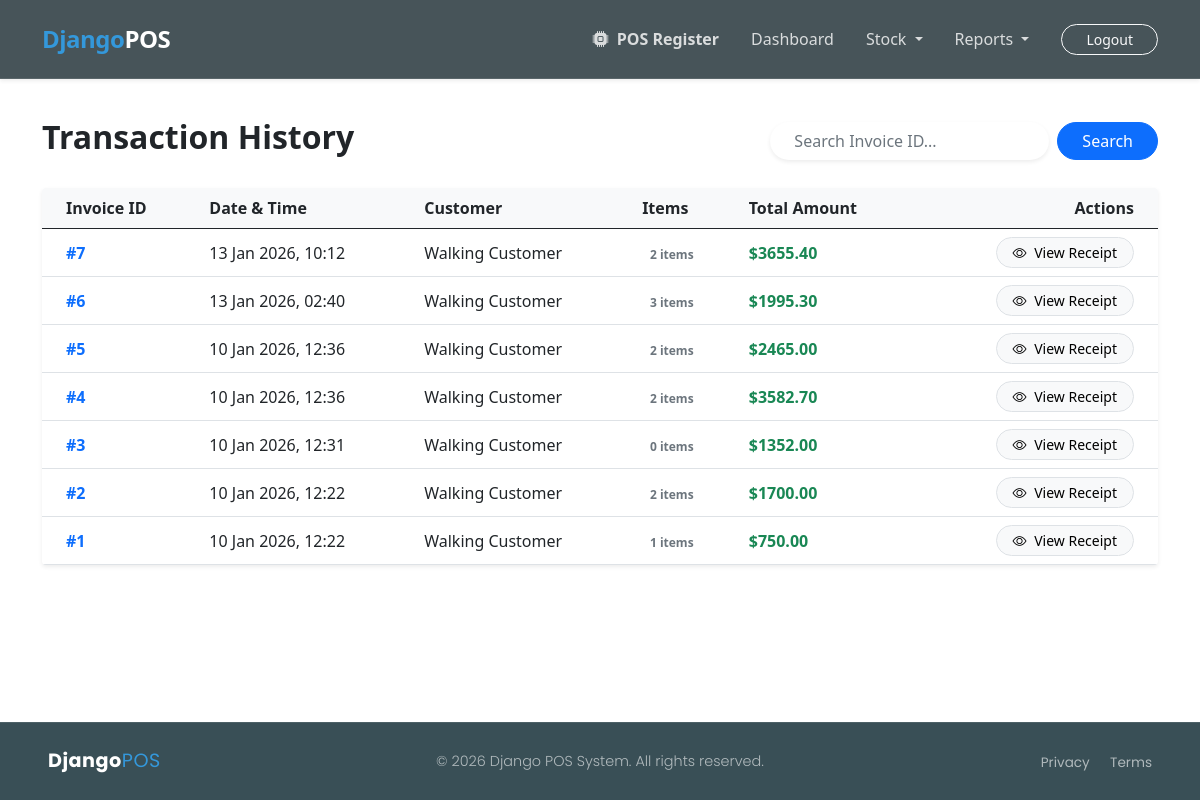
Page /transactions/ (signed in) on the committed database.
### app_sales/models.py (models this page shows, shortened)
class Sale(models.Model):
    transaction_date = models.DateTimeField(auto_now_add=True)
    customer_name = models.CharField(max_length=100, default="Walking Customer")
    subtotal = models.DecimalField(max_digits=10, decimal_places=2, default=0.00)
    tax_amount = models.DecimalField(max_digits=10, decimal_places=2, default=0.00)
    discount_amount = models.DecimalField(max_digits=10, decimal_places=2, default=0.00)
    grand_total = models.DecimalField(max_digits=10, decimal_places=2)

### app_sales/views.py (the view)
# urls.py: path('transactions/', views.transaction_history, name="sales.history"),
@login_required(login_url='login')
def transaction_history(request):
    query = request.GET.get('search_invoice')
    if query:
        sales = Sale.objects.filter(id__icontains=query).order_by('-transaction_date')
    else:
        sales = Sale.objects.all().order_by('-transaction_date')
    context = {
        'sales': sales,
        'search_query': query
    }
    return render(request, 'sales/transaction_history.html', context)

### app_sales/templates/sales/transaction_history.html (shortened to what this page needs)
{% extends 'base.html' %}
{% block body_content %}
<div class="container py-5">
    <div class="d-flex justify-content-between align-items-center mb-4">
        <h2 class="fw-bold">Transaction History</h2>
        <form method="GET" class="d-flex gap-2">
            <input type="text" name="search_invoice" class="form-control rounded-pill border-0 shadow-sm px-4"
                   placeholder="Search Invoice ID..." value="{{ search_query|default:'' }}">
            <button type="submit" class="btn btn-primary rounded-pill px-4">Search</button>
        </form>
    </div>
    <div class="card border-0 shadow-sm rounded-4 overflow-hidden">
        <div class="table-responsive">
            <table class="table table-hover align-middle mb-0">
                <thead class="bg-light">
                    <tr>
                        <th class="ps-4">Invoice ID</th>
                        <th>Date & Time</th>
                        <th>Customer</th>
                        <th>Items</th>
                        <th>Total Amount</th>
                        <th class="text-end pe-4">Actions</th>
                    </tr>
                </thead>
                <tbody>
                    {% for sale in sales %}
                    <tr>
                        <td class="ps-4 fw-bold text-primary">#{{ sale.id }}</td>
                        <td>{{ sale.transaction_date|date:"d M Y, H:i" }}</td>
                        <td>{{ sale.customer_name }}</td>
                        <td>
                            <span class="badge bg-secondary-soft text-secondary rounded-pill">
                                {{ sale.items.count }} items
                            </span>
                        </td>
                        <td class="fw-bold text-success">${{ sale.grand_total }}</td>
                        <td class="text-end pe-4">
                            <a href="{% url 'pos.receipt' sale.id %}" class="btn btn-sm btn-light rounded-pill px-3 border">
                                <i class="bi bi-eye me-1"></i> View Receipt
                            </a>
                        </td>
                    </tr>
                    {% empty %}
                    <tr>
                        <td colspan="6" class="text-center py-5 text-muted">No transactions found.</td>
                    </tr>
                    {% endfor %}
                </tbody>
            </table>
        </div>
    </div>
</div>
{% endblock %}

### static/css/root.css (style rules this page uses)
* { margin: 0; padding: 0; box-sizing: border-box; }
:root { --primary-color-light: #91ADB6; --primary-color-mid: #628693; --primary-color-dark: #394F56; --secondary-color-dark: #080B0C; --secondary-color-light: #D9E2E4; --primary-font: 'Poppins'; --primary-background-color: #f4f4f4; --secondary-background-color: #d3d3d3; }
body { display: flex; flex-direction: column; min-height: 100vh; padding-top: 70px; }
html, body { height: 100%; margin: 0; }

### rows in the picture
Sale: id "7", transaction_date "13 Jan 2026, 10:12", customer_name "Walking Customer", items.count "2", grand_total "3655.40"
Sale: id "6", transaction_date "13 Jan 2026, 02:40", customer_name "Walking Customer", items.count "3", grand_total "1995.30"
Sale: id "5", transaction_date "10 Jan 2026, 12:36", customer_name "Walking Customer", items.count "2", grand_total "2465.00"
Sale: id "4", transaction_date "10 Jan 2026, 12:36", customer_name "Walking Customer", items.count "2", grand_total "3582.70"
Sale: id "3", transaction_date "10 Jan 2026, 12:31", customer_name "Walking Customer", items.count "0", grand_total "1352.00"
Sale: id "2", transaction_date "10 Jan 2026, 12:22", customer_name "Walking Customer", items.count "2", grand_total "1700.00"
Sale: id "1", transaction_date "10 Jan 2026, 12:22", customer_name "Walking Customer", items.count "1", grand_total "750.00"
